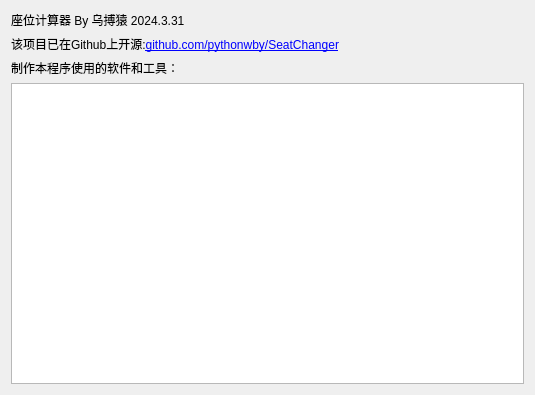
<?xml version="1.0" encoding="UTF-8"?>
<ui version="4.0">
 <class>Dialog</class>
 <widget class="QDialog" name="Dialog">
  <property name="geometry">
   <rect>
    <x>0</x>
    <y>0</y>
    <width>535</width>
    <height>395</height>
   </rect>
  </property>
  <property name="windowTitle">
   <string>关于</string>
  </property>
  <layout class="QGridLayout" name="gridLayout_2">
   <item row="0" column="0">
    <layout class="QGridLayout" name="gridLayout">
     <item row="2" column="0">
      <widget class="QLabel" name="label_2">
       <property name="text">
        <string>制作本程序使用的软件和工具：</string>
       </property>
      </widget>
     </item>
     <item row="3" column="0">
      <widget class="QTextEdit" name="textEdit"/>
     </item>
     <item row="0" column="0">
      <widget class="QLabel" name="label">
       <property name="text">
        <string>座位计算器 By 乌搏猿 2024.3.31</string>
       </property>
      </widget>
     </item>
     <item row="1" column="0">
      <widget class="QLabel" name="label_3">
       <property name="text">
        <string>该项目已在Github上开源:&lt;a href='github.com/pythonwby/SeatChanger'&gt;github.com/pythonwby/SeatChanger&lt;/a&gt;</string>
       </property>
      </widget>
     </item>
    </layout>
   </item>
  </layout>
 </widget>
 <resources>
  <include location="resource.qrc"/>
 </resources>
 <connections/>
</ui>
